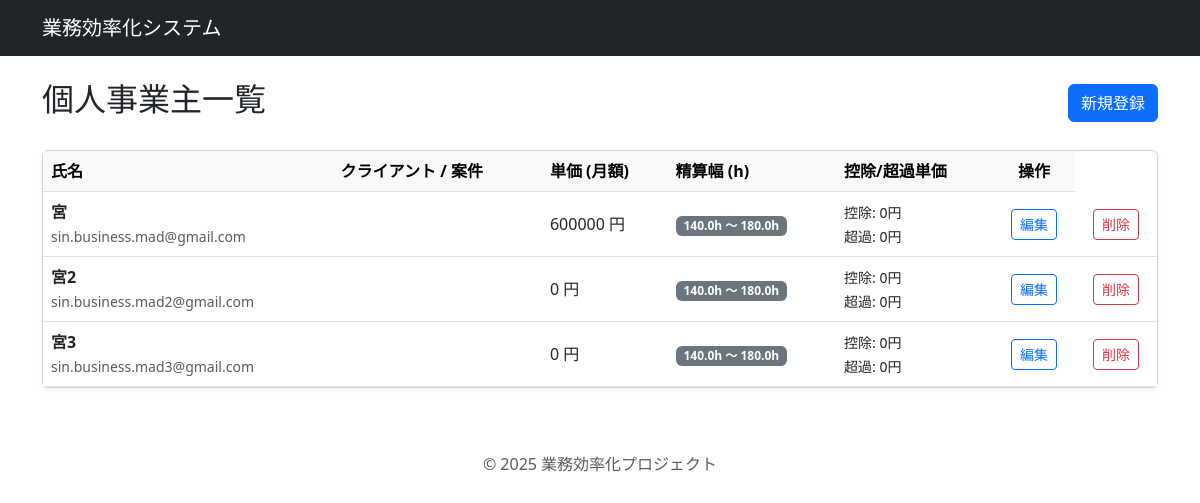
The page /freelancers/ (signed in) on the database its author committed.
### system_app/models.py (models this page shows, shortened)
class Freelancer(models.Model):
    name = models.CharField(max_length=100, verbose_name="氏名")
    email = models.EmailField(unique=True, verbose_name="メールアドレス")
    client_name = models.CharField(max_length=100, blank=True, verbose_name="クライアント名")
    project_name = models.CharField(max_length=100, blank=True, verbose_name="案件名")
    base_unit_price = models.IntegerField(default=0, verbose_name="基準単価(月単価)")
    lower_limit_hours = models.FloatField(default=140.0, verbose_name="精算下限時間")
    upper_limit_hours = models.FloatField(default=180.0, verbose_name="精算上限時間")
    deduction_unit_price = models.IntegerField(default=0, verbose_name="控除単価(不足時)")
    overtime_unit_price = models.IntegerField(default=0, verbose_name="超過単価(超過時)")
    contract_start = models.DateField(null=True, blank=True, verbose_name="契約開始日")
    contract_end = models.DateField(null=True, blank=True, verbose_name="契約終了日")
    created_at = models.DateTimeField(auto_now_add=True, verbose_name="登録日")
    updated_at = models.DateTimeField(auto_now=True, verbose_name="更新日")
    class Meta:
        verbose_name = "個人事業主"
        verbose_name_plural = "個人事業主一覧"

### system_app/views.py (the view)
# urls.py: path('freelancers/', views.freelancer_list, name='freelancer_list'),
@login_required
def freelancer_list(request):
    freelancers = Freelancer.objects.all()
    return render(request, 'freelancer_list.html', {'freelancers': freelancers})

### system_app/templates/freelancer_list.html (shortened to what this page needs)
{% extends "base.html" %}
{% load humanize %}  {% block content %}
<div class="container mt-4">
    <div class="d-flex justify-content-between align-items-center mb-4">
        <h2>個人事業主一覧</h2>
        <a href="{% url 'freelancer_create' %}" class="btn btn-primary">新規登録</a>
    </div>
    <div class="card shadow-sm">
        <div class="table-responsive">
            <table class="table table-hover align-middle mb-0">
                <thead class="table-light">
                    <tr>
                        <th>氏名</th>
                        <th>クライアント / 案件</th>
                        <th>単価 (月額)</th>
                        <th>精算幅 (h)</th>
                        <th>控除/超過単価</th>
                        <th class="text-center">操作</th>
                    </tr>
                </thead>
                <tbody>
                    {% for f in freelancers %}
                    <tr>
                        <td>
                            <div class="fw-bold">{{ f.name }}</div>
                            <small class="text-muted">{{ f.email }}</small>
                        </td>
                        <td>
                        </td>
                        <td>{{ f.base_unit_price|intcomma }} 円</td> <td>
                            <span class="badge bg-secondary">
                                {{ f.lower_limit_hours }}h 〜 {{ f.upper_limit_hours }}h
                            </span>
                        </td>
                        <td>
                            <small>控除: {{ f.deduction_unit_price|intcomma }}円</small><br>
                            <small>超過: {{ f.overtime_unit_price|intcomma }}円</small>
                        </td>
                        <td class="text-center">
                            <a href="{% url 'freelancer_update' f.pk %}" class="btn btn-sm btn-outline-primary">編集</a>
                        </td>
                        <td class="text-center">
                            <a href="{% url 'freelancer_delete' f.pk %}" class="btn btn-sm btn-outline-danger">削除</a>
                        </td>
                    </tr>
                    {% empty %}
                    <tr>
                        <td colspan="6" class="text-center py-4 text-muted">登録されている個人事業主がいません。</td>
                    </tr>
                    {% endfor %}
                </tbody>
            </table>
        </div>
    </div>
</div>
{% endblock %}

### rows shown on the page
Freelancer: name "宮", email "sin.business.mad@gmail.com", base_unit_price "600000", lower_limit_hours "140.0", upper_limit_hours "180.0", deduction_unit_price "0", overtime_unit_price "0"
Freelancer: name "宮2", email "sin.business.mad2@gmail.com", base_unit_price "0", lower_limit_hours "140.0", upper_limit_hours "180.0", deduction_unit_price "0", overtime_unit_price "0"
Freelancer: name "宮3", email "sin.business.mad3@gmail.com", base_unit_price "0", lower_limit_hours "140.0", upper_limit_hours "180.0", deduction_unit_price "0", overtime_unit_price "0"
